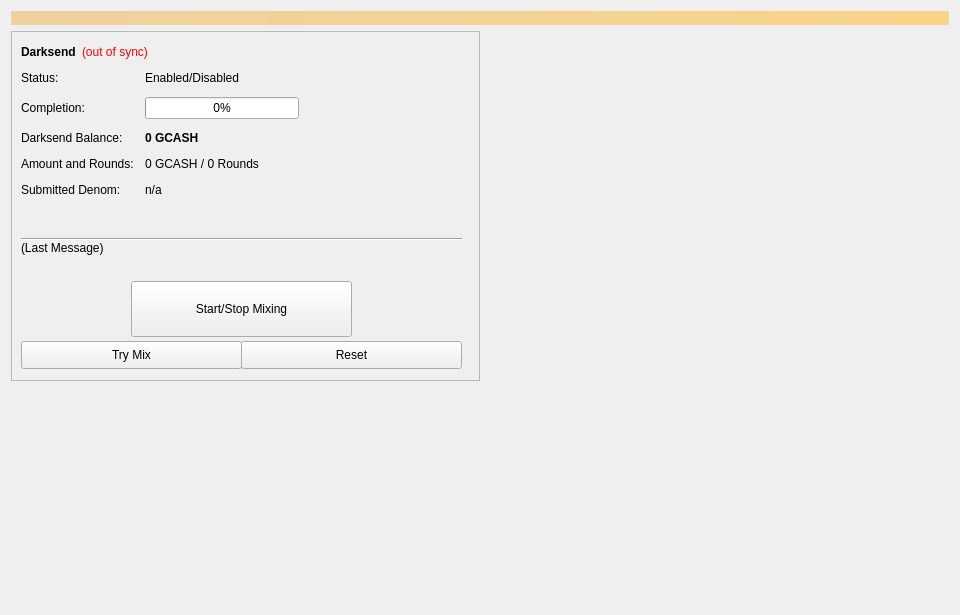
<?xml version="1.0" encoding="UTF-8"?>
<ui version="4.0">
 <class>Coinmix</class>
 <widget class="QWidget" name="Coinmix">
  <property name="geometry">
   <rect>
    <x>0</x>
    <y>0</y>
    <width>960</width>
    <height>615</height>
   </rect>
  </property>
  <property name="minimumSize">
   <size>
    <width>960</width>
    <height>0</height>
   </size>
  </property>
  <property name="windowTitle">
   <string>Form</string>
  </property>
  <layout class="QVBoxLayout" name="topLayout">
   <item>
    <widget class="QLabel" name="labelAlerts">
     <property name="visible">
      <bool>false</bool>
     </property>
     <property name="styleSheet">
      <string notr="true">background-color: qlineargradient(x1: 0, y1: 0, x2: 1, y2: 0, stop:0 #F0D0A0, stop:1 #F8D488); color:#000000;</string>
     </property>
     <property name="wordWrap">
      <bool>true</bool>
     </property>
     <property name="margin">
      <number>3</number>
     </property>
    </widget>
   </item>
   <item>
    <layout class="QHBoxLayout" name="horizontalLayout" stretch="1,1">
     <item>
      <layout class="QVBoxLayout" name="verticalLayout_2">
       <item>
        <widget class="QFrame" name="frameDarksend">
         <property name="minimumSize">
          <size>
           <width>0</width>
           <height>350</height>
          </size>
         </property>
         <property name="layoutDirection">
          <enum>Qt::LeftToRight</enum>
         </property>
         <property name="frameShape">
          <enum>QFrame::StyledPanel</enum>
         </property>
         <property name="frameShadow">
          <enum>QFrame::Raised</enum>
         </property>
         <widget class="QWidget" name="formLayoutWidget">
          <property name="geometry">
           <rect>
            <x>10</x>
            <y>40</y>
            <width>451</width>
            <height>161</height>
           </rect>
          </property>
          <layout class="QFormLayout" name="formLayout">
           <property name="fieldGrowthPolicy">
            <enum>QFormLayout::AllNonFixedFieldsGrow</enum>
           </property>
           <property name="horizontalSpacing">
            <number>11</number>
           </property>
           <property name="verticalSpacing">
            <number>12</number>
           </property>
           <item row="0" column="0">
            <widget class="QLabel" name="label_6">
             <property name="text">
              <string>Status:</string>
             </property>
            </widget>
           </item>
           <item row="1" column="0">
            <widget class="QLabel" name="label_7">
             <property name="text">
              <string>Completion:</string>
             </property>
            </widget>
           </item>
           <item row="1" column="1">
            <widget class="QProgressBar" name="DarksendProgress">
             <property name="maximumSize">
              <size>
               <width>154</width>
               <height>16777215</height>
              </size>
             </property>
             <property name="value">
              <number>0</number>
             </property>
            </widget>
           </item>
           <item row="2" column="0">
            <widget class="QLabel" name="labelAnonymizedText">
             <property name="text">
              <string>Darksend Balance:</string>
             </property>
            </widget>
           </item>
           <item row="2" column="1">
            <widget class="QLabel" name="labelAnonymized">
             <property name="font">
              <font>
               <weight>75</weight>
               <bold>true</bold>
              </font>
             </property>
             <property name="text">
              <string notr="true">0 GCASH</string>
             </property>
            </widget>
           </item>
           <item row="3" column="0">
            <widget class="QLabel" name="label_8">
             <property name="text">
              <string>Amount and Rounds:</string>
             </property>
            </widget>
           </item>
           <item row="3" column="1">
            <widget class="QLabel" name="labelAmountRounds">
             <property name="text">
              <string>0 GCASH / 0 Rounds</string>
             </property>
            </widget>
           </item>
           <item row="4" column="0">
            <widget class="QLabel" name="label_9">
             <property name="text">
              <string>Submitted Denom:</string>
             </property>
            </widget>
           </item>
           <item row="4" column="1">
            <widget class="QLabel" name="labelSubmittedDenom">
             <property name="toolTip">
              <string>The denominations you submitted to the Masternode.&lt;br&gt;To mix, other users must submit the exact same denominations.</string>
             </property>
             <property name="text">
              <string>n/a</string>
             </property>
            </widget>
           </item>
           <item row="0" column="1">
            <widget class="QLabel" name="DarksendEnabled">
             <property name="text">
              <string>Enabled/Disabled</string>
             </property>
            </widget>
           </item>
          </layout>
         </widget>
         <widget class="QPushButton" name="runAutoDenom">
          <property name="geometry">
           <rect>
            <x>251</x>
            <y>17</y>
            <width>1</width>
            <height>1</height>
           </rect>
          </property>
          <property name="palette">
           <palette>
            <active>
             <colorrole role="WindowText">
              <brush brushstyle="SolidPattern">
               <color alpha="255">
                <red>0</red>
                <green>0</green>
                <blue>0</blue>
               </color>
              </brush>
             </colorrole>
             <colorrole role="Button">
              <brush brushstyle="SolidPattern">
               <color alpha="255">
                <red>239</red>
                <green>238</green>
                <blue>238</blue>
               </color>
              </brush>
             </colorrole>
             <colorrole role="Light">
              <brush brushstyle="SolidPattern">
               <color alpha="255">
                <red>255</red>
                <green>255</green>
                <blue>255</blue>
               </color>
              </brush>
             </colorrole>
             <colorrole role="Midlight">
              <brush brushstyle="SolidPattern">
               <color alpha="255">
                <red>247</red>
                <green>246</green>
                <blue>246</blue>
               </color>
              </brush>
             </colorrole>
             <colorrole role="Dark">
              <brush brushstyle="SolidPattern">
               <color alpha="255">
                <red>119</red>
                <green>119</green>
                <blue>119</blue>
               </color>
              </brush>
             </colorrole>
             <colorrole role="Mid">
              <brush brushstyle="SolidPattern">
               <color alpha="255">
                <red>159</red>
                <green>159</green>
                <blue>159</blue>
               </color>
              </brush>
             </colorrole>
             <colorrole role="Text">
              <brush brushstyle="SolidPattern">
               <color alpha="255">
                <red>0</red>
                <green>0</green>
                <blue>0</blue>
               </color>
              </brush>
             </colorrole>
             <colorrole role="BrightText">
              <brush brushstyle="SolidPattern">
               <color alpha="255">
                <red>255</red>
                <green>255</green>
                <blue>255</blue>
               </color>
              </brush>
             </colorrole>
             <colorrole role="ButtonText">
              <brush brushstyle="SolidPattern">
               <color alpha="255">
                <red>0</red>
                <green>0</green>
                <blue>0</blue>
               </color>
              </brush>
             </colorrole>
             <colorrole role="Base">
              <brush brushstyle="SolidPattern">
               <color alpha="255">
                <red>255</red>
                <green>255</green>
                <blue>255</blue>
               </color>
              </brush>
             </colorrole>
             <colorrole role="Window">
              <brush brushstyle="SolidPattern">
               <color alpha="255">
                <red>239</red>
                <green>238</green>
                <blue>238</blue>
               </color>
              </brush>
             </colorrole>
             <colorrole role="Shadow">
              <brush brushstyle="SolidPattern">
               <color alpha="255">
                <red>0</red>
                <green>0</green>
                <blue>0</blue>
               </color>
              </brush>
             </colorrole>
             <colorrole role="AlternateBase">
              <brush brushstyle="SolidPattern">
               <color alpha="255">
                <red>247</red>
                <green>246</green>
                <blue>246</blue>
               </color>
              </brush>
             </colorrole>
             <colorrole role="ToolTipBase">
              <brush brushstyle="SolidPattern">
               <color alpha="255">
                <red>255</red>
                <green>255</green>
                <blue>220</blue>
               </color>
              </brush>
             </colorrole>
             <colorrole role="ToolTipText">
              <brush brushstyle="SolidPattern">
               <color alpha="255">
                <red>0</red>
                <green>0</green>
                <blue>0</blue>
               </color>
              </brush>
             </colorrole>
            </active>
            <inactive>
             <colorrole role="WindowText">
              <brush brushstyle="SolidPattern">
               <color alpha="255">
                <red>0</red>
                <green>0</green>
                <blue>0</blue>
               </color>
              </brush>
             </colorrole>
             <colorrole role="Button">
              <brush brushstyle="SolidPattern">
               <color alpha="255">
                <red>239</red>
                <green>238</green>
                <blue>238</blue>
               </color>
              </brush>
             </colorrole>
             <colorrole role="Light">
              <brush brushstyle="SolidPattern">
               <color alpha="255">
                <red>255</red>
                <green>255</green>
                <blue>255</blue>
               </color>
              </brush>
             </colorrole>
             <colorrole role="Midlight">
              <brush brushstyle="SolidPattern">
               <color alpha="255">
                <red>247</red>
                <green>246</green>
                <blue>246</blue>
               </color>
              </brush>
             </colorrole>
             <colorrole role="Dark">
              <brush brushstyle="SolidPattern">
               <color alpha="255">
                <red>119</red>
                <green>119</green>
                <blue>119</blue>
               </color>
              </brush>
             </colorrole>
             <colorrole role="Mid">
              <brush brushstyle="SolidPattern">
               <color alpha="255">
                <red>159</red>
                <green>159</green>
                <blue>159</blue>
               </color>
              </brush>
             </colorrole>
             <colorrole role="Text">
              <brush brushstyle="SolidPattern">
               <color alpha="255">
                <red>0</red>
                <green>0</green>
                <blue>0</blue>
               </color>
              </brush>
             </colorrole>
             <colorrole role="BrightText">
              <brush brushstyle="SolidPattern">
               <color alpha="255">
                <red>255</red>
                <green>255</green>
                <blue>255</blue>
               </color>
              </brush>
             </colorrole>
             <colorrole role="ButtonText">
              <brush brushstyle="SolidPattern">
               <color alpha="255">
                <red>0</red>
                <green>0</green>
                <blue>0</blue>
               </color>
              </brush>
             </colorrole>
             <colorrole role="Base">
              <brush brushstyle="SolidPattern">
               <color alpha="255">
                <red>255</red>
                <green>255</green>
                <blue>255</blue>
               </color>
              </brush>
             </colorrole>
             <colorrole role="Window">
              <brush brushstyle="SolidPattern">
               <color alpha="255">
                <red>239</red>
                <green>238</green>
                <blue>238</blue>
               </color>
              </brush>
             </colorrole>
             <colorrole role="Shadow">
              <brush brushstyle="SolidPattern">
               <color alpha="255">
                <red>0</red>
                <green>0</green>
                <blue>0</blue>
               </color>
              </brush>
             </colorrole>
             <colorrole role="AlternateBase">
              <brush brushstyle="SolidPattern">
               <color alpha="255">
                <red>247</red>
                <green>246</green>
                <blue>246</blue>
               </color>
              </brush>
             </colorrole>
             <colorrole role="ToolTipBase">
              <brush brushstyle="SolidPattern">
               <color alpha="255">
                <red>255</red>
                <green>255</green>
                <blue>220</blue>
               </color>
              </brush>
             </colorrole>
             <colorrole role="ToolTipText">
              <brush brushstyle="SolidPattern">
               <color alpha="255">
                <red>0</red>
                <green>0</green>
                <blue>0</blue>
               </color>
              </brush>
             </colorrole>
            </inactive>
            <disabled>
             <colorrole role="WindowText">
              <brush brushstyle="SolidPattern">
               <color alpha="255">
                <red>119</red>
                <green>119</green>
                <blue>119</blue>
               </color>
              </brush>
             </colorrole>
             <colorrole role="Button">
              <brush brushstyle="SolidPattern">
               <color alpha="255">
                <red>239</red>
                <green>238</green>
                <blue>238</blue>
               </color>
              </brush>
             </colorrole>
             <colorrole role="Light">
              <brush brushstyle="SolidPattern">
               <color alpha="255">
                <red>255</red>
                <green>255</green>
                <blue>255</blue>
               </color>
              </brush>
             </colorrole>
             <colorrole role="Midlight">
              <brush brushstyle="SolidPattern">
               <color alpha="255">
                <red>247</red>
                <green>246</green>
                <blue>246</blue>
               </color>
              </brush>
             </colorrole>
             <colorrole role="Dark">
              <brush brushstyle="SolidPattern">
               <color alpha="255">
                <red>119</red>
                <green>119</green>
                <blue>119</blue>
               </color>
              </brush>
             </colorrole>
             <colorrole role="Mid">
              <brush brushstyle="SolidPattern">
               <color alpha="255">
                <red>159</red>
                <green>159</green>
                <blue>159</blue>
               </color>
              </brush>
             </colorrole>
             <colorrole role="Text">
              <brush brushstyle="SolidPattern">
               <color alpha="255">
                <red>119</red>
                <green>119</green>
                <blue>119</blue>
               </color>
              </brush>
             </colorrole>
             <colorrole role="BrightText">
              <brush brushstyle="SolidPattern">
               <color alpha="255">
                <red>255</red>
                <green>255</green>
                <blue>255</blue>
               </color>
              </brush>
             </colorrole>
             <colorrole role="ButtonText">
              <brush brushstyle="SolidPattern">
               <color alpha="255">
                <red>119</red>
                <green>119</green>
                <blue>119</blue>
               </color>
              </brush>
             </colorrole>
             <colorrole role="Base">
              <brush brushstyle="SolidPattern">
               <color alpha="255">
                <red>239</red>
                <green>238</green>
                <blue>238</blue>
               </color>
              </brush>
             </colorrole>
             <colorrole role="Window">
              <brush brushstyle="SolidPattern">
               <color alpha="255">
                <red>239</red>
                <green>238</green>
                <blue>238</blue>
               </color>
              </brush>
             </colorrole>
             <colorrole role="Shadow">
              <brush brushstyle="SolidPattern">
               <color alpha="255">
                <red>0</red>
                <green>0</green>
                <blue>0</blue>
               </color>
              </brush>
             </colorrole>
             <colorrole role="AlternateBase">
              <brush brushstyle="SolidPattern">
               <color alpha="255">
                <red>239</red>
                <green>238</green>
                <blue>238</blue>
               </color>
              </brush>
             </colorrole>
             <colorrole role="ToolTipBase">
              <brush brushstyle="SolidPattern">
               <color alpha="255">
                <red>255</red>
                <green>255</green>
                <blue>220</blue>
               </color>
              </brush>
             </colorrole>
             <colorrole role="ToolTipText">
              <brush brushstyle="SolidPattern">
               <color alpha="255">
                <red>0</red>
                <green>0</green>
                <blue>0</blue>
               </color>
              </brush>
             </colorrole>
            </disabled>
           </palette>
          </property>
          <property name="focusPolicy">
           <enum>Qt::NoFocus</enum>
          </property>
          <property name="autoFillBackground">
           <bool>true</bool>
          </property>
          <property name="text">
           <string/>
          </property>
          <property name="flat">
           <bool>true</bool>
          </property>
         </widget>
         <widget class="QPushButton" name="toggleDarksend">
          <property name="geometry">
           <rect>
            <x>120</x>
            <y>250</y>
            <width>221</width>
            <height>56</height>
           </rect>
          </property>
          <property name="sizePolicy">
           <sizepolicy hsizetype="MinimumExpanding" vsizetype="Fixed">
            <horstretch>0</horstretch>
            <verstretch>0</verstretch>
           </sizepolicy>
          </property>
          <property name="text">
           <string>Start/Stop Mixing</string>
          </property>
         </widget>
         <widget class="Line" name="lineLastMessage">
          <property name="geometry">
           <rect>
            <x>10</x>
            <y>200</y>
            <width>441</width>
            <height>16</height>
           </rect>
          </property>
          <property name="orientation">
           <enum>Qt::Horizontal</enum>
          </property>
         </widget>
         <widget class="QLabel" name="DarksendStatus">
          <property name="geometry">
           <rect>
            <x>10</x>
            <y>210</y>
            <width>451</width>
            <height>43</height>
           </rect>
          </property>
          <property name="minimumSize">
           <size>
            <width>288</width>
            <height>43</height>
           </size>
          </property>
          <property name="text">
           <string>(Last Message)</string>
          </property>
          <property name="alignment">
           <set>Qt::AlignLeading|Qt::AlignLeft|Qt::AlignTop</set>
          </property>
          <property name="wordWrap">
           <bool>true</bool>
          </property>
         </widget>
         <widget class="QPushButton" name="DarksendAuto">
          <property name="geometry">
           <rect>
            <x>10</x>
            <y>310</y>
            <width>221</width>
            <height>28</height>
           </rect>
          </property>
          <property name="sizePolicy">
           <sizepolicy hsizetype="MinimumExpanding" vsizetype="Fixed">
            <horstretch>0</horstretch>
            <verstretch>0</verstretch>
           </sizepolicy>
          </property>
          <property name="toolTip">
           <string>Try to manually submit a Darksend request.</string>
          </property>
          <property name="text">
           <string>Try Mix</string>
          </property>
         </widget>
         <widget class="QPushButton" name="DarksendReset">
          <property name="geometry">
           <rect>
            <x>230</x>
            <y>310</y>
            <width>221</width>
            <height>28</height>
           </rect>
          </property>
          <property name="sizePolicy">
           <sizepolicy hsizetype="MinimumExpanding" vsizetype="Fixed">
            <horstretch>0</horstretch>
            <verstretch>0</verstretch>
           </sizepolicy>
          </property>
          <property name="toolTip">
           <string>Reset the current status of Darksend (can interrupt Darksend if it's in the process of Mixing, which can cost you money!)</string>
          </property>
          <property name="autoFillBackground">
           <bool>false</bool>
          </property>
          <property name="text">
           <string>Reset</string>
          </property>
         </widget>
         <widget class="QWidget" name="layoutWidget">
          <property name="geometry">
           <rect>
            <x>10</x>
            <y>10</y>
            <width>431</width>
            <height>22</height>
           </rect>
          </property>
          <layout class="QHBoxLayout" name="horizontalLayout_5">
           <item>
            <widget class="QLabel" name="label_2">
             <property name="font">
              <font>
               <weight>75</weight>
               <bold>true</bold>
              </font>
             </property>
             <property name="text">
              <string>Darksend</string>
             </property>
            </widget>
           </item>
           <item>
            <widget class="QLabel" name="labelDarksendSyncStatus">
             <property name="toolTip">
              <string>The displayed information may be out of date. Your wallet automatically synchronizes with the GCASH network after a connection is established, but this process has not completed yet.</string>
             </property>
             <property name="styleSheet">
              <string notr="true">QLabel { color: red; }</string>
             </property>
             <property name="text">
              <string notr="true">(out of sync)</string>
             </property>
             <property name="alignment">
              <set>Qt::AlignLeading|Qt::AlignLeft|Qt::AlignVCenter</set>
             </property>
            </widget>
           </item>
           <item>
            <spacer name="horizontalSpacer_4">
             <property name="orientation">
              <enum>Qt::Horizontal</enum>
             </property>
             <property name="sizeHint" stdset="0">
              <size>
               <width>40</width>
               <height>20</height>
              </size>
             </property>
            </spacer>
           </item>
          </layout>
         </widget>
        </widget>
       </item>
       <item>
        <spacer name="verticalSpacer">
         <property name="orientation">
          <enum>Qt::Vertical</enum>
         </property>
         <property name="sizeHint" stdset="0">
          <size>
           <width>20</width>
           <height>40</height>
          </size>
         </property>
        </spacer>
       </item>
      </layout>
     </item>
     <item>
      <layout class="QVBoxLayout" name="verticalLayout_3">
       <item>
        <spacer name="verticalSpacer_2">
         <property name="orientation">
          <enum>Qt::Vertical</enum>
         </property>
         <property name="sizeType">
          <enum>QSizePolicy::Expanding</enum>
         </property>
         <property name="sizeHint" stdset="0">
          <size>
           <width>20</width>
           <height>40</height>
          </size>
         </property>
        </spacer>
       </item>
      </layout>
     </item>
    </layout>
   </item>
  </layout>
 </widget>
 <resources/>
 <connections/>
</ui>
